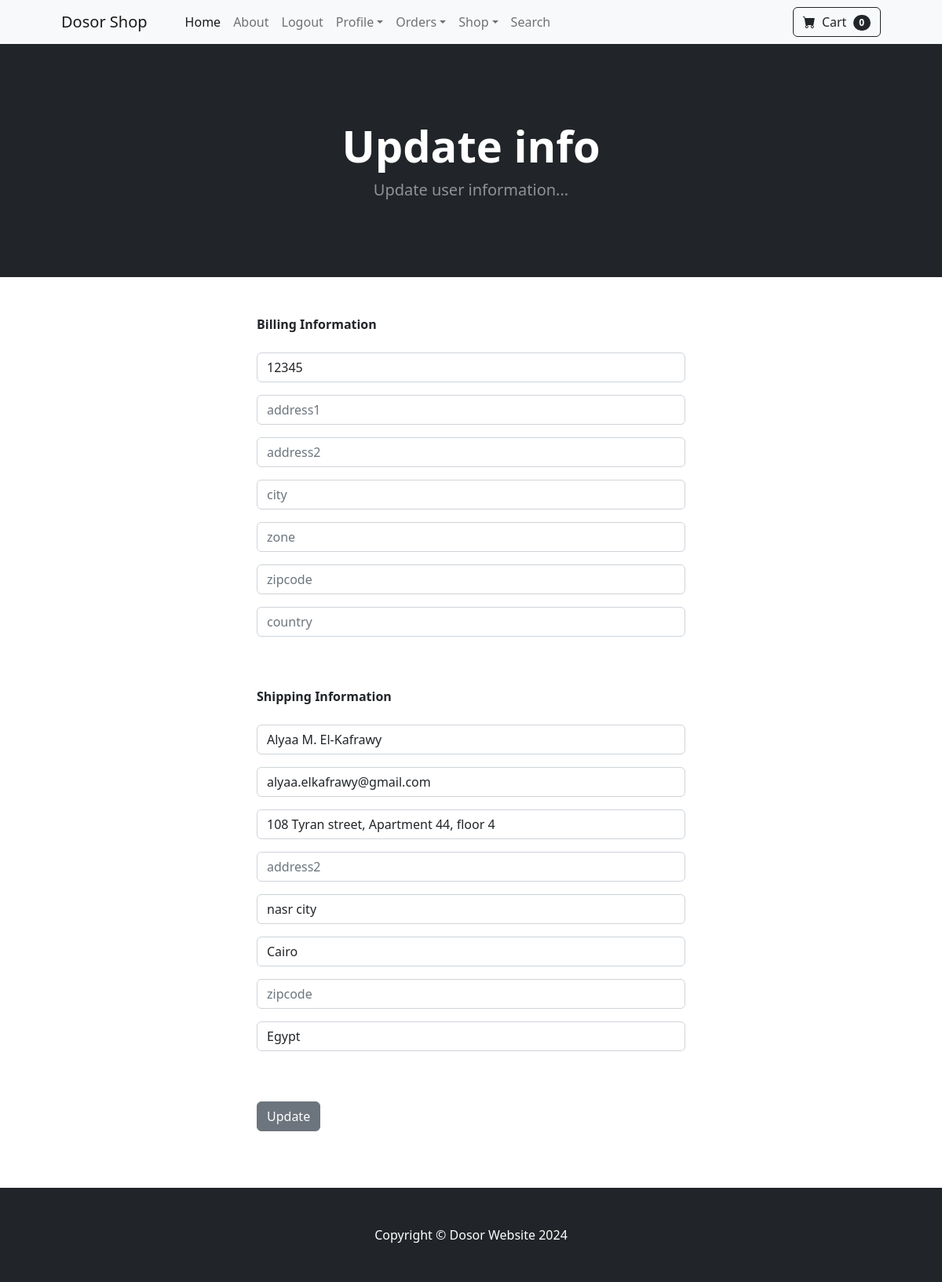
The page /update_info/ (signed in) on the database its author committed.
### store/models.py (models this page shows, shortened)
class Profile(models.Model):
    user = models.OneToOneField(User, on_delete=models.CASCADE)
    date_modified = models.DateTimeField(User, auto_now=True)
    phone = models.CharField(max_length=25, blank=True)
    address1 = models.CharField(max_length=255, blank=True)
    address2 = models.CharField(max_length=255, blank=True)
    city = models.CharField(max_length=255, blank=True)
    zone = models.CharField(max_length=255, blank=True)
    zipcode = models.CharField(max_length=255, blank=True)
    country = models.CharField(max_length=255, blank=True)
    old_cart = models.CharField(max_length=255, blank=True, null=True)

### payment/models.py (models this page shows, shortened)
class ShippingAddress(models.Model):
	user = models.ForeignKey(User, on_delete=models.CASCADE, null=True, blank= True)
	shipping_full_name = models.CharField(max_length=255)
	shipping_email = models.CharField(max_length=255)
	shipping_address1= models.CharField(max_length=255)
	shipping_address2= models.CharField(max_length=255, null=True, blank=True)
	shipping_city= models.CharField(max_length=255)
	shipping_state= models.CharField(max_length=255, null=True, blank= True)
	shipping_zipcode= models.CharField(max_length=255, null=True, blank= True)
	shipping_country= models.CharField(max_length=255)
	class Meta:
		verbose_name_plural = "Shipping Address"

### store/views.py (the view)
# urls.py: path('update_info/', views.update_info, name='update_info'),
def update_info(request):
	if request.user.is_authenticated:
		current_user = Profile.objects.get(user__id=request.user.id)
		shipping_user= ShippingAddress.objects.get(user__id=request.user.id)
		form = UserInfoForm(request.POST or None, instance=current_user)
		shipping_form = ShippingForm(request.POST or None, instance= shipping_user)
		if form.is_valid() or shipping_form.is_valid():
			form.save()
			shipping_form.save()
			messages.success(request, "profile updated!")
			return redirect('home')
		return render (request, 'update_info.html', {'form':form, 'shipping_form':shipping_form})
	else:
		messages.success(request, "you must be logged in first!")
		return redirect ('home')

### store/forms.py
class UserInfoForm(forms.ModelForm):
    phone = forms.CharField(label='', widget= forms.TextInput(attrs={'class':'form-control', 'placeholder':'phone'}), required=True)
    address1 = forms.CharField(label='', widget= forms.TextInput(attrs={'class':'form-control', 'placeholder':'address1'}), required=False)
    address2 = forms.CharField(label='', widget= forms.TextInput(attrs={'class':'form-control', 'placeholder':'address2'}), required=False)
    city = forms.CharField(label='', widget= forms.TextInput(attrs={'class':'form-control', 'placeholder':'city'}), required=False)
    zone = forms.CharField(label='', widget= forms.TextInput(attrs={'class':'form-control', 'placeholder':'zone'}), required=False)
    zipcode = forms.CharField(label='', widget= forms.TextInput(attrs={'class':'form-control', 'placeholder':'zipcode'}), required=False)
    country = forms.CharField(label='', widget= forms.TextInput(attrs={'class':'form-control', 'placeholder':'country'}), required=False)
    class Meta:
    	model = Profile
    	fields = ['phone', 'address1', 'address2', 'city', 'zone', 'zipcode', 'country',]

### cart/cart.py (called while the page is built)
	def __len__(self):
		return len(self.cart)

### cart/context_processors.py (called while the page is built)
def cart (request):
	return {'cart': Cart(request)}

### store/templates/update_info.html (shortened to what this page needs)
{% extends 'base.html' %}
{% block content %}
        <header class="bg-dark py-5">
            <div class="container px-4 px-lg-5 my-5">
                <div class="text-center text-white">
                    <h1 class="display-4 fw-bolder">Update info</h1>
                    <p class="lead fw-normal text-white-50 mb-0">Update user information...</p>
                </div>
            </div>
        </header>
        <div class = 'container'>
            <div class='row'>
                    <div class='col-md-6 offset-md-3'>
                        <br><br>
                        <strong>Billing Information</strong>
                        <br><br>
                        <form method= "POST" action = "{% url 'update_info' %}">
                        {{ form.as_p }}
                        <br><br>
                        <strong>Shipping Information</strong>
                        <br><br>
                        {{ shipping_form.as_p }}
                        <br><br>
                        <button type="submit" class="btn btn-secondary">
                            Update
                        </button>
</form><br><br><br>
                    </div>
            </div>
        </div>
{% endblock %}

### rows shown on the page
Profile: phone "12345"
ShippingAddress: shipping_full_name "Alyaa M. El-Kafrawy", shipping_email "alyaa.elkafrawy@gmail.com", shipping_address1 "108 Tyran street, Apartment 44, floor 4", shipping_city "nasr city", shipping_state "Cairo", shipping_country "Egypt"

### other values the page prints
{{ cart|length }} "0"
